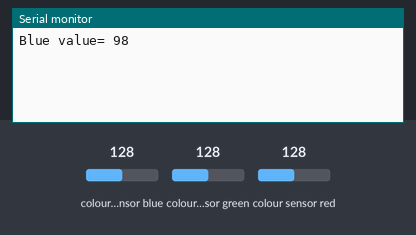
A sketch run on a simulated Arduino Uno, built with avr-gcc and run on an emulated ATmega328P. Shown: the last lines printed to the serial monitor. Wiring (inferred from the names in the program): TCS3200 colour sensor: output pin 12; S2 pin 10; S3 pin 11; S0 pin 8; S1 pin 9. Inputs (shaded band) come from the test bench; at power-on: colour sensor blue 128, colour sensor green 128, colour sensor red 128.

Above: at 1.2 s.
1.3 s: colour sensor blue set to 5
At 2.6 s:
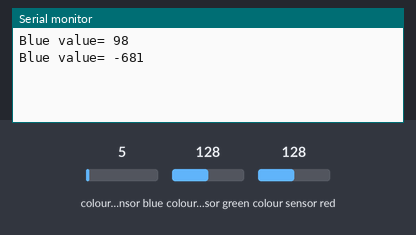
2.8 s: colour sensor blue set to 64
At 4.4 s:
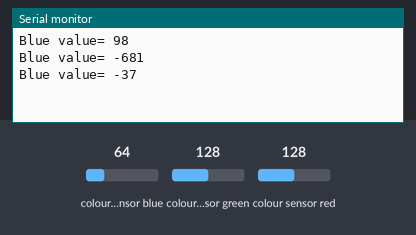
Timing chart, 0 to 5.9 s (numbered marks = the images above; inputs shaded):
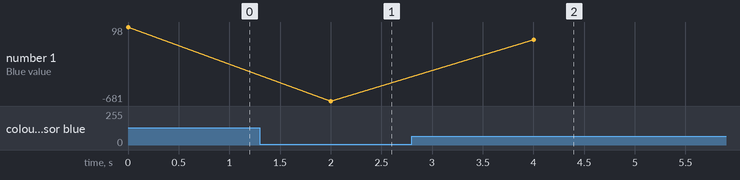

Measured:
- after the input at 1.3 s, the serial monitor: prints a new line after 0.70 s (image 1)
- after the input at 2.8 s, the serial monitor: prints a new line after 1.2 s (image 2)
- plotted number 1: 98 → -681 after the input at 1.3 s, -681 → -37 after the input at 2.8 s

The sketch:

ColorSenseBlueOnly.ino
```cpp
/* This code works with GY-31 TCS3200 TCS230 color sensor module
 *  It select a photodiode set and read its value (Red Set/Blue set/Green set) and displays  it on the Serial monitor
 * Refer to www.surtrtech.com for more details
 */

#define  s0 8       //Module pins wiring
#define s1 9
#define s2 10
#define s3 11
#define  out 12

int data=0;        //This is where we're going to stock our values

void  setup()
{
   pinMode(s0,OUTPUT);    //pin modes
   pinMode(s1,OUTPUT);
   pinMode(s2,OUTPUT);
   pinMode(s3,OUTPUT);
   pinMode(out,INPUT);

   Serial.begin(9600);   //intialize the serial monitor baud rate

   digitalWrite(s0,HIGH);  //Putting S0/S1 on HIGH/HIGH levels means the output frequency scalling is at 100%  (recommended)
   digitalWrite(s1,HIGH); //LOW/LOW is off HIGH/LOW is 20% and  LOW/HIGH is  2%

    //Set the photodiode sense color to Blue
    digitalWrite(s2,LOW);
   digitalWrite(s3,HIGH);

}

void loop()                  //Every 2s we select  a photodiodes set and read its data
{

  int blue = GetData();
  blue = map(blue,5,60,255,0);


   Serial.print("Blue value= ");
   Serial.print(blue);            //it's a time duration measured,  which is related to frequency as the sensor gives a frequency depending on the color
   Serial.print("\	");           //The higher the frequency the lower the duration
   Serial.println();

   delay(2000);
}

int GetData(){
   data=pulseIn(out,LOW);       //here  we wait until "out" go LOW, we start measuring the duration and stops when "out"  is HIGH again
   return data;

   delay(20);
}
```
